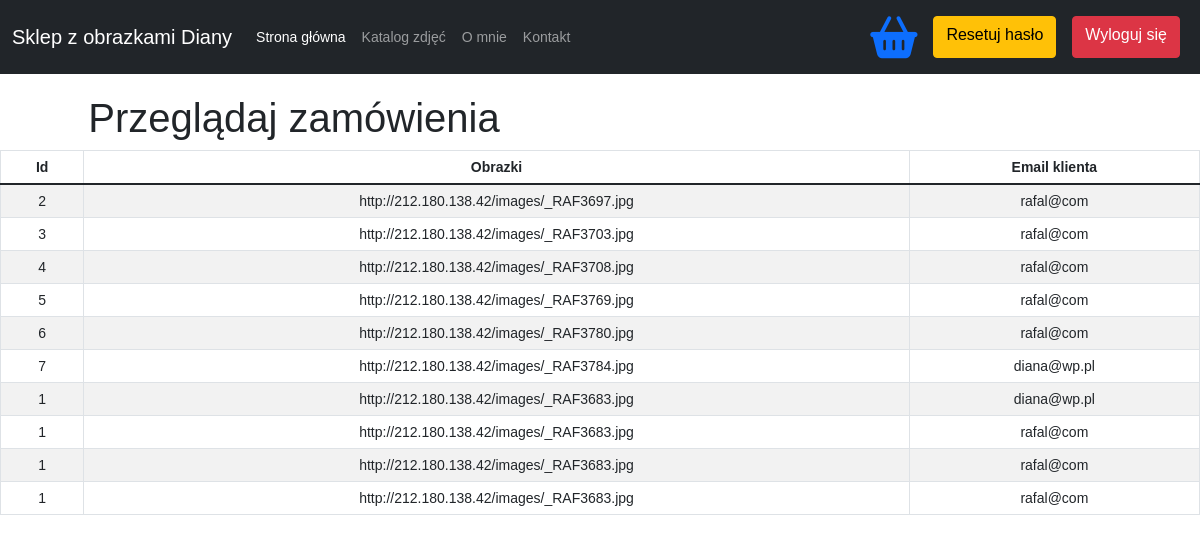
/admin/orders/orders_file.php, run on the app's committed database.
### tables this page shows
CREATE TABLE `users` (
  `id` int NOT NULL AUTO_INCREMENT,
  `username` varchar(50) NOT NULL,
  `email` varchar(255) NOT NULL,
  `password` varchar(255) NOT NULL,
  `created_at` datetime DEFAULT CURRENT_TIMESTAMP,
  `administrator` int DEFAULT NULL,
  PRIMARY KEY (`id`),
  UNIQUE KEY `username` (`username`)
);

CREATE TABLE `product` (
  `id` int NOT NULL AUTO_INCREMENT,
  `image` varchar(255) DEFAULT NULL,
  `description` varchar(1024) DEFAULT NULL,
  `price` decimal(9,2) DEFAULT NULL,
  `currency` varchar(3) DEFAULT NULL,
  PRIMARY KEY (`id`)
);

### db/DbService.php (called while the page is built, shortened)
<?php
class DbService
{
    public static function getOrders()
    {
        return "SELECT u.id, u.email, p.image, p.id from users as u inner join orders as o on u.id = o.userID inner join product as p on p.id = o.product";
    }
}

### admin/orders/Orders.php (called while the page is built)
<?php
class Orders
{
    public function getOrders(mysqli $mysqli)
    {
        $sql = DbService::getOrders();
        $result = $mysqli->query($sql);
        $rows = $result->fetch_all(MYSQLI_ASSOC);
        return $rows;
    }
}

### admin/orders/orders_file.php (the view, shortened to what this page needs)
<?php session_start();
require_once $_SERVER['DOCUMENT_ROOT'] . "/db/db_connection.php";
require_once $_SERVER['DOCUMENT_ROOT'] . "/db/DbService.php";
require_once "Orders.php";
global $mysqli;
$orders = new Orders();
$allOrders = $orders->getOrders($mysqli);
?>
<!DOCTYPE html>
<html lang="pl">
<head>
    <?php require_once $_SERVER['DOCUMENT_ROOT'] . "/lib/libraries.php" ?>
</head>
<body>
<nav class="navbar navbar-expand-lg navbar-dark bg-dark">
    <?php require_once $_SERVER['DOCUMENT_ROOT'] . "/lib/header.php" ?>
</nav>
<div class="content" id="page-wrapper">
    <div class="row">
        <div class="col-lg-6">
            <h1 class="page-header">Przeglądaj zamówienia</h1>
        </div>
    </div>
    <table class="table table-striped table-bordered table-condensed">
        <thead>
        <tr>
            <th scope="col">Id</th>
            <th scope="col">Obrazki</th>
            <th scope="col">Email klienta</th>
        </tr>
        </thead>
        <tbody>
        <?php foreach ($allOrders as $key=> $row):
            ?>
            <tr>
                <td><?php echo $row['id']; ?></td>
                <td><?php echo($row['image']); ?></td>
                <td><?php echo($row['email']); ?></td>
            </tr>
        <?php endforeach; ?>
        </tbody>
    </table>
</div>
</body>
</html>

### lib/libraries.php (shortened to what this page needs)
<link rel="stylesheet" href="https://cdnjs.cloudflare.com/ajax/libs/twitter-bootstrap/5.1.3/css/bootstrap.min.css" />
<link rel="stylesheet" href="https://cdnjs.cloudflare.com/ajax/libs/font-awesome/6.0.0/css/all.min.css"/>
<link rel="stylesheet" href="https://cdnjs.cloudflare.com/ajax/libs/font-awesome/6.0.0/css/all.min.css" />

### lib/header.php (shortened to what this page needs)
<div class="container-fluid">
    <a href="#" class="navbar-brand">Sklep z obrazkami Diany</a>
    <div class="collapse navbar-collapse" id="navbarCollapse">
        <div class="navbar-nav">
            <a href="/welcome_page/welcome_page.php" class="nav-item nav-link active">Strona główna</a>
            <a href="#" class="nav-item nav-link">Katalog zdjęć</a>
            <a href="#" class="nav-item nav-link">O mnie</a>
            <a href="#" class="nav-item nav-link">Kontakt</a>
        </div>
        <div class="navbar-nav ms-auto">
            <a href="/basket/basket_file.php"><i class="fa-solid fa-basket-shopping fa-3x m-2"></i></a>
            <a href="/login/reset_password_file.php" class="btn btn-warning ml-3 m-2">Resetuj hasło</a>
            <a href="/login/logout.php" class="btn btn-danger ml-3 m-2">Wyloguj się</a>
        </div>
    </div>
</div>

### lib/libraries.php (style rules this page uses)
body { font: 14px sans-serif; text-align: center; }

### admin/orders/orders_file.php (style rules this page uses)
.content { margin: auto; margin-top: 20px; }

### data on the page
users: product.id "2", product.image "http://212.180.138.42/images/_RAF3697.jpg", email "rafal@com", product.id "3", product.image "http://212.180.138.42/images/_RAF3703.jpg", product.id "4", product.image "http://212.180.138.42/images/_RAF3708.jpg", product.id "5", product.image "http://212.180.138.42/images/_RAF3769.jpg", product.id "6", product.image "http://212.180.138.42/images/_RAF3780.jpg", product.id "1", product.image "http://212.180.138.42/images/_RAF3683.jpg"
users: product.id "7", product.image "http://212.180.138.42/images/_RAF3784.jpg", email "diana@wp.pl", product.id "1", product.image "http://212.180.138.42/images/_RAF3683.jpg"
